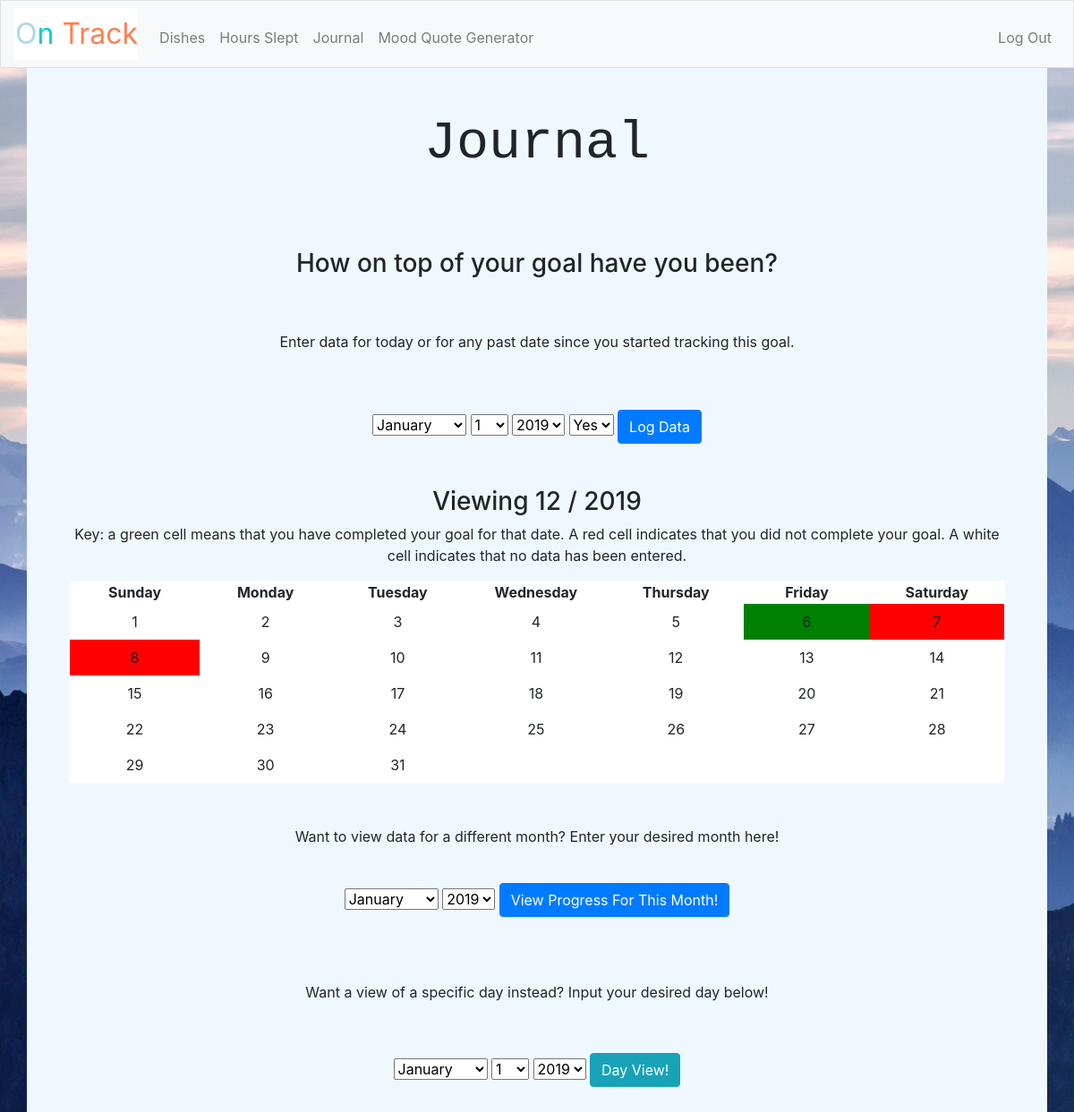
Screenshot of /goal_display/3/2019/12 (signed in) with the database file from the repository.
### tables this page shows
CREATE TABLE 'users' ('id' INTEGER PRIMARY KEY AUTOINCREMENT NOT NULL, 'username' TEXT NOT NULL, 'password' TEXT NOT NULL, 'goal_1_name' TEXT DEFAULT NULL, 'goal_1_type' TEXT DEFAULT NULL, 'goal_1_year' INTEGER, 'goal_1_month' INTEGER, 'goal_1_day' INTEGER, 'goal_2_name' TEXT DEFAULT NULL, 'goal_2_type' TEXT DEFAULT NULL, 'goal_2_year' INTEGER, 'goal_2_month' INTEGER, 'goal_2_day' INTEGER, 'goal_3_name' TEXT DEFAULT NULL, 'goal_3_type' TEXT DEFAULT NULL, 'goal_3_year' INTEGER, 'goal_3_month' INTEGER, 'goal_3_day' INTEGER);

### application.py (the view, shortened to what this page needs)
@app.route("/goal_display/<number>/<year>/<month>", methods = ["GET", "POST"])
@login_required
def goal_display(number, year = (datetime.now() - timedelta(hours=5)).year, month = (datetime.now() - timedelta(hours=5)).month):
    if request.method == "POST":
        year = request.form.get("desired_year")
        month = request.form.get("desired_month")
    number = int(number)
    if type(year) == list:
        year = int(year[0])
    else:
        year = int(year)
    month = int(month)
    goal_info = db.execute("SELECT * FROM users WHERE username = :u", u=session['user_id'][0])[0]
    goal_name = goal_info["goal_"+str(number)+"_name"]
    goal_type = goal_info["goal_"+str(number)+"_type"]
    started = int(goal_info["goal_"+str(number)+"_year"])
    weekday_num, num_days = calendar.monthrange(year, month)  # zero is monday
    num_weeks = 5
    if weekday_num == 6 and num_days == 28:
        num_weeks = 4
    elif num_days == 31 and (weekday_num == 4 or weekday_num == 5):        # first day is fri/sat, 31 day month
        num_weeks = 6
    elif num_days == 30 and weekday_num == 5:        # first day is fri/sat, 31 day month
        num_weeks = 6
    if weekday_num == 6: #if it's Sunday, start populating from Sunday
        n = 0
    else:
        n = weekday_num + 1
    front_pad = [" " for i in range(n)]
    back_pad = [" " for i in range(num_weeks*7 - len(front_pad) - num_days)]
    dates = front_pad + [i for i in range(1, 1+num_days)] + back_pad
    data = []
    if goal_type == "binary":
        for i in range(len(dates)):
            if dates[i] == " ":
                data.append(2)
            else:
                var = db.execute("SELECT * FROM binary_goals WHERE user=:username AND goal_name=:goal_name AND year=:year AND month=:month AND day=:day",
                username=session['user_id'][0], goal_name=goal_name, year=year, month=month, day=dates[i])
                if len(var) == 0:
                    data.append(2)
                else:
                    comp = int(var[0]['completed'])
                    data.append(comp)
    if goal_type == "binary":
        years = [i for i in range(started, year+1)]
        return render_template("binary_month.html", month=month, year=year, name = goal_name, data = data, dates = dates, num_weeks = num_weeks, goal_names = session["user_id"][1:], number = number, years = years)
    years = [i for i in range(started, year+1)]
    return render_template("numeric_month.html", month=month, year=year, years = years, name = goal_name, data = data, dates = dates, num_weeks = num_weeks, goal_names = session["user_id"][1:], number = number)

### application.py (called while the page is built)
@app.after_request
def after_request(response):
    response.headers["Cache-Control"] = "no-cache, no-store, must-revalidate"
    response.headers["Expires"] = 0
    response.headers["Pragma"] = "no-cache"
    return response

### helpers.py (called while the page is built)
def login_required(f):
    @wraps(f)
    def decorated_function(*args, **kwargs):
        if session.get("user_id") is None:
            return redirect("/login")
        return f(*args, **kwargs)
    return decorated_function

### templates/binary_month.html (shortened to what this page needs)
{% extends "layout.html" %}
{% block main %}
    <h2>{{ name }}</h2><br>
    <h3 class = "padding">How on top of your goal have you been?</h3>
    <form action="/enter_binary_data/{{ number }}/{{ year }}/{{ month }}" method="post">
        <p>Enter data for today or for any past date since you started tracking this goal.</p>
        <br>
        <br>
        <select name="desired_month">
                    <option value= "1">January</option>
            </select>
            <select name="desired_day">
                    <option>1</option>
            </select>
            <select name="desired_year">
                    {% for i in years %}
                      <option value="{{ i }}">{{ i }}</option>
                    {% endfor %}
            </select>
             <select name = "binary_tracker">
                    <option value = "1">Yes</option>
              </select>
			  <button class="btn btn-primary" id="track" type="submit">Log Data</button>
    </form>
<body>
  <br>
  <br>
<h3>Viewing {{ month }} / {{ year }}</h3>
<p>Key: a green cell means that you have completed your goal for that date. A red cell indicates that you did not complete your goal. A white cell indicates that no data has been entered.</p>
{% if num_weeks == 4 %}
<div class = "padding">
    <table class = "padding">
  <tr>
    <th>Sunday</th>
    <th>Monday</th>
    <th>Tuesday</th>
    <th>Wednesday</th>
    <th>Thursday</th>
    <th>Friday</th>
    <th>Saturday</th>
  </tr>
  <tr>
    <td class="binary{{ data[0] }}">{{ dates[0] }}</td>
    <td class="binary{{ data[1] }}">{{ dates[1] }}</td>
    <td class="binary{{ data[2] }}">{{ dates[2] }}</td>
    <td class="binary{{ data[3] }}">{{ dates[3] }}</td>
    <td class="binary{{ data[4] }}">{{ dates[4] }}</td>
    <td class="binary{{ data[5] }}">{{ dates[5] }}</td>
    <td class="binary{{ data[6] }}">{{ dates[6] }}</td>
  </tr>
  <tr>
    <td class="binary{{ data[7] }}">{{ dates[7] }}</td>
    <td class="binary{{ data[8] }}">{{ dates[8] }}</td>
    <td class="binary{{ data[9] }}">{{ dates[9] }}</td>
    <td class="binary{{ data[10] }}">{{ dates[10] }}</td>
    <td class="binary{{ data[11] }}">{{ dates[11] }}</td>
    <td class="binary{{ data[12] }}">{{ dates[12] }}</td>
    <td class="binary{{ data[13] }}">{{ dates[13] }}</td>
  </tr>
    <td class="binary{{ data[14] }}">{{ dates[14] }}</td>
    <td class="binary{{ data[15] }}">{{ dates[15] }}</td>
    <td class="binary{{ data[16] }}">{{ dates[16] }}</td>
    <td class="binary{{ data[17] }}">{{ dates[17] }}</td>
    <td class="binary{{ data[18] }}">{{ dates[18] }}</td>
    <td class="binary{{ data[19] }}">{{ dates[19] }}</td>
    <td class="binary{{ data[20] }}">{{ dates[20] }}</td>
  <tr>
    <td class="binary{{ data[21] }}">{{ dates[21] }}</td>
    <td class="binary{{ data[22] }}">{{ dates[22] }}</td>
    <td class="binary{{ data[23] }}">{{ dates[23] }}</td>
    <td class="binary{{ data[24] }}">{{ dates[24] }}</td>
    <td class="binary{{ data[25] }}">{{ dates[25] }}</td>
    <td class="binary{{ data[26] }}">{{ dates[26] }}</td>
    <td class="binary{{ data[27] }}">{{ dates[27] }}</td>
  </tr>
</table>
</div>
{% elif num_weeks == 5 %}
<table class = "padding">
  <tr>
    <th>Sunday</th>
    <th>Monday</th>
    <th>Tuesday</th>
    <th>Wednesday</th>
    <th>Thursday</th>
    <th>Friday</th>
    <th>Saturday</th>
  </tr>
  <tr>
    <td class="binary{{ data[0] }}">{{ dates[0] }}</td>
    <td class="binary{{ data[1] }}">{{ dates[1] }}</td>
    <td class="binary{{ data[2] }}">{{ dates[2] }}</td>
    <td class="binary{{ data[3] }}">{{ dates[3] }}</td>
    <td class="binary{{ data[4] }}">{{ dates[4] }}</td>
    <td class="binary{{ data[5] }}">{{ dates[5] }}</td>
    <td class="binary{{ data[6] }}">{{ dates[6] }}</td>
  </tr>
  <tr>
    <td class="binary{{ data[7] }}">{{ dates[7] }}</td>
    <td class="binary{{ data[8] }}">{{ dates[8] }}</td>
    <td class="binary{{ data[9] }}">{{ dates[9] }}</td>
    <td class="binary{{ data[10] }}">{{ dates[10] }}</td>
    <td class="binary{{ data[11] }}">{{ dates[11] }}</td>
    <td class="binary{{ data[12] }}">{{ dates[12] }}</td>
    <td class="binary{{ data[13] }}">{{ dates[13] }}</td>
  </tr>
    <td class="binary{{ data[14] }}">{{ dates[14] }}</td>
    <td class="binary{{ data[15] }}">{{ dates[15] }}</td>
    <td class="binary{{ data[16] }}">{{ dates[16] }}</td>
    <td class="binary{{ data[17] }}">{{ dates[17] }}</td>
    <td class="binary{{ data[18] }}">{{ dates[18] }}</td>
    <td class="binary{{ data[19] }}">{{ dates[19] }}</td>
    <td class="binary{{ data[20] }}">{{ dates[20] }}</td>
  <tr>
    <td class="binary{{ data[21] }}">{{ dates[21] }}</td>
    <td class="binary{{ data[22] }}">{{ dates[22] }}</td>
    <td class="binary{{ data[23] }}">{{ dates[23] }}</td>
    <td class="binary{{ data[24] }}">{{ dates[24] }}</td>
    <td class="binary{{ data[25] }}">{{ dates[25] }}</td>
    <td class="binary{{ data[26] }}">{{ dates[26] }}</td>
    <td class="binary{{ data[27] }}">{{ dates[27] }}</td>
  </tr>
  <tr>
    <td class="binary{{ data[28] }}">{{ dates[28] }}</td>
    <td class="binary{{ data[29] }}">{{ dates[29] }}</td>
    <td class="binary{{ data[30] }}">{{ dates[30] }}</td>
    <td class="binary{{ data[31] }}">{{ dates[31] }}</td>
    <td class="binary{{ data[31] }}">{{ dates[32] }}</td>
    <td class="binary{{ data[33] }}">{{ dates[33] }}</td>
    <td class="binary{{ data[34] }}">{{ dates[34] }}</td>
  </tr>
</table>
{% endif %}
<br>
<br>
<form action="/goal_display/{{ number }}/{{ year }}/{{ month }}" method="post">
        <p>Want to view data for a different month? Enter your desired month here!</p>
        <br>
        <select name="desired_month">
                    <option value= "1">January</option>
          </select>
            <select name="desired_year">
                    {% for i in years %}
                    <option value="{{ i }}">{{ i }}</option>
                    {% endfor %}
            </select>
			  <button class="btn btn-primary" type="submit">View Progress For This Month!</button>
    </form>
<br><br><br>
<p>Want a view of a specific day instead? Input your desired day below!</p>
<br>
<form action="/goal_display_day/{{ number }}" method="post">
        <select name="desired_month">
                    <option value= "1">January</option>
            </select>
            <select name="desired_day">
                    <option>1</option>
            </select>
            <select name="desired_year">
                    {% for i in years %}
                      <option value="{{ i }}">{{ i }}</option>
                    {% endfor %}
            </select>
          <button class="btn btn-info" type="submit">Day View!</button>
    </form>
</body>
</html>
{% endblock %}

### templates/layout.html (shortened to what this page needs)
<!DOCTYPE html>
<html lang="en">
    <head>
        <link href="https://maxcdn.bootstrapcdn.com/bootstrap/4.1.3/css/bootstrap.min.css" rel="stylesheet">
        <link href="/static/styles.css" rel="stylesheet">
    </head>
    <body>
        <nav class="navbar navbar-expand-md navbar-light bg-light border">
            <a class="navbar-brand" href="/"><span class="yellow">O</span><span class="green">n</span> <span class="red">Track</span></a>
            <div class="collapse navbar-collapse" id="navbar">
                {% if session.user_id %}
                    {% if goal_names[0] == "" or goal_names[0] == "None"  %}
                    <ul class="navbar-nav mr-auto mt-2">
                        <li class="nav-item"><a class="nav-link" href="/set_goals">Set Goals</a></li>
                    </ul>
                    {% else %}
                    <ul class="navbar-nav mr-auto mt-2">
                        <li class="nav-item"><a class="nav-link" href="/goal_display/1/{{ year }}/{{ month }}">{{ goal_names[0] }}</a></li>
                        <li class="nav-item"><a class="nav-link" href="/goal_display/2/{{ year }}/{{ month }}">{{ goal_names[1] }}</a></li>
                        <li class="nav-item"><a class="nav-link" href="/goal_display/3/{{ year }}/{{ month }}">{{ goal_names[2] }}</a></li>
                        <li class="nav-item"><a class="nav-link" href="/quotes">Mood Quote Generator</a></li>
                    </ul>
                    {% endif %}
                    <ul class="navbar-nav ml-auto mt-2">
                        <li class="nav-item"><a class="nav-link" href="/logout">Log Out</a></li>
                    </ul>
                {% else %}
                    <ul class="navbar-nav ml-auto mt-2">
                        <li class="nav-item"><a class="nav-link" href="/register">Register</a></li>
                        <li class="nav-item"><a class="nav-link" href="/login">Log In</a></li>
                    </ul>
                {% endif %}
            </div>
        </nav>
        <main class="container p-5">
            {% block main %}{% endblock %}
    </body>
</html>

### static/styles.css (style rules this page uses)
nav .navbar-brand { font-size: xx-large; background-color:white; }
nav .navbar-brand .red { color: #FF7F50; }
nav .navbar-brand .yellow { color: #ADD8E6; }
nav .navbar-brand .green { color: #00CED1; }
nav { background-color: black; }
main { overflow-x: auto; text-align: center; background-color:#F0F8FF; }
body { background-image: url('../static/mountain.jpg'); background-size: cover; }
table { width: 100%; background-color: white; }
td { column-width: 200px; padding: 8px; }
h2 { font-family: monospace; font-size: 60px; }
.padding { padding: 50px; }
.binary0 { background-color: red; }
.binary1 { background-color: green; }
.binary2 { background-color: white; }

### rows the page displays
users: goal_1_name "Dishes", goal_2_name "Hours Slept", goal_3_name "Journal"

### other values shown
{{ goal_names[2] }} "Journal"
{{ month }} "12"
{{ year }} "2019"
{{ dates[0] }} "1"
{{ dates[1] }} "2"
{{ dates[2] }} "3"
{{ dates[3] }} "4"
{{ dates[4] }} "5"
{{ dates[5] }} "6"
{{ dates[6] }} "7"
{{ dates[7] }} "8"
{{ dates[8] }} "9"
{{ dates[9] }} "10"
{{ dates[10] }} "11"
{{ dates[11] }} "12"
